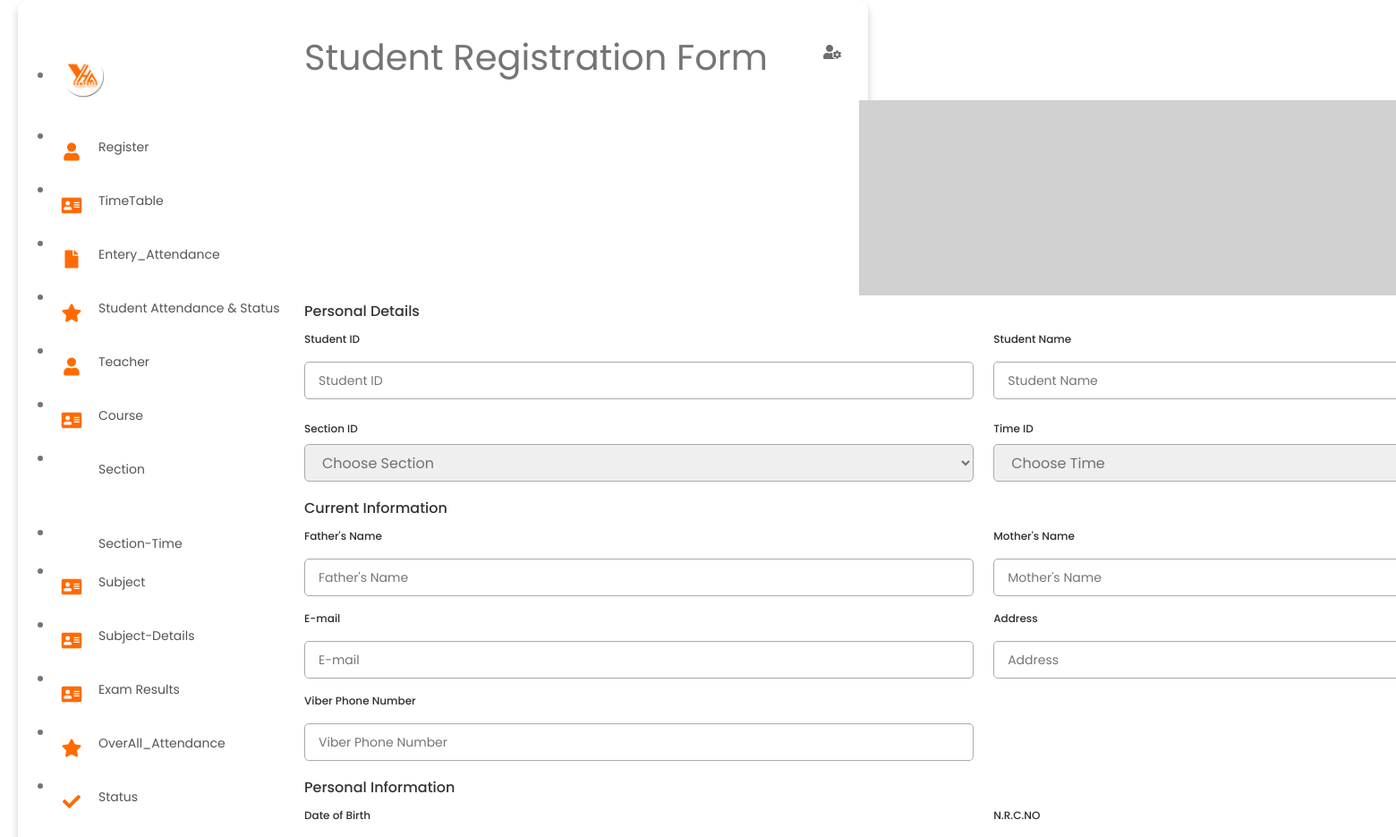
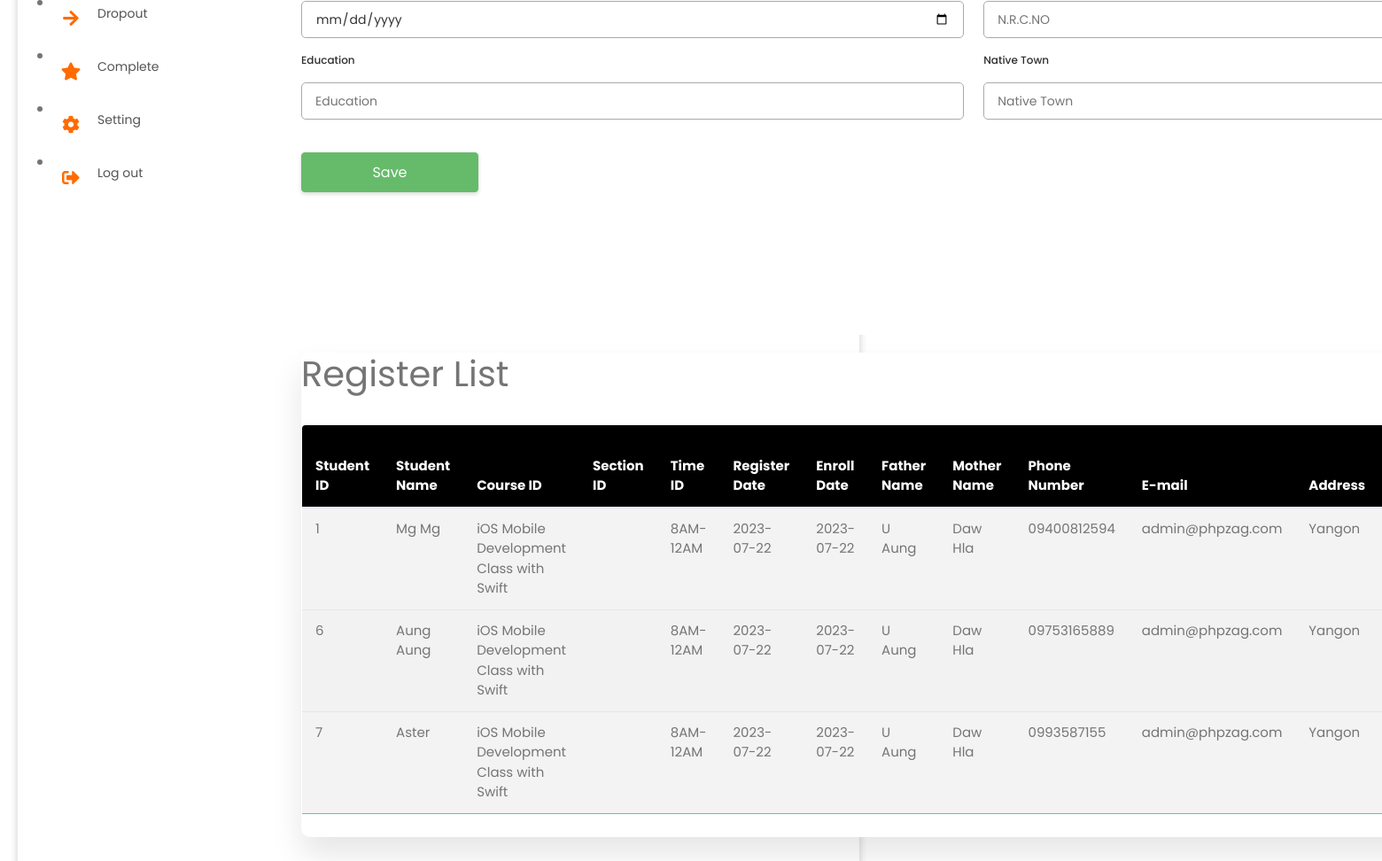
The app's page /re_form_new.php with its own data (2 pictures, top to bottom).
### tables this page shows
CREATE TABLE `register` (
  `stu_id` int(11) NOT NULL,
  `stu_name` varchar(100) NOT NULL,
  `course_id` int(11) NOT NULL,
  `section_id` int(11) NOT NULL,
  `time_id` int(11) NOT NULL,
  `register_date` date NOT NULL,
  `enroll_date` date NOT NULL,
  `father_name` varchar(100) NOT NULL,
  `mother_name` varchar(100) NOT NULL,
  `phno` varchar(50) NOT NULL,
  `e_mail` varchar(100) NOT NULL,
  `stu_address` varchar(150) NOT NULL,
  `fb_acc` varchar(100) NOT NULL,
  `vb_phno` varchar(50) NOT NULL,
  `date_birth` date NOT NULL,
  `nrc_no` varchar(100) NOT NULL,
  `gender` varchar(50) NOT NULL,
  `edu` varchar(150) NOT NULL,
  `native_town` varchar(100) NOT NULL,
  `rg_status` varchar(100) NOT NULL,
  `stu_img` varchar(100) NOT NULL
);

CREATE TABLE `course` (
  `courseid` int(11) NOT NULL,
  `coursename` varchar(100) NOT NULL
);

CREATE TABLE `sectiontime` (
  `timeid` int(11) NOT NULL,
  `timename` varchar(20) NOT NULL,
  `sectionid` int(11) NOT NULL
);

### reg_process.php (called while the page is built, shortened)
<?php
    $stuid="";
    $stuname="";
    $ft_name="";
    $mt_name="";
    $email="";
    $address="";
    $vb="";
    $bd="";
    $nrc="";
    $edu="";
    $natown="";
    $edit_state = false;
    ?>

### re_form_new.php (the view, shortened to what this page needs)
<?php
    include 'reg_process.php';
?>
<!DOCTYPE html>
<html lang="en">
<head>
  <link rel="stylesheet" href="css/re_form.css">
  <link rel="stylesheet" href="css/bootstrap.min.css">
  <link rel="stylesheet" href="css/01.css" />
  <link rel="stylesheet" href="https://cdnjs.cloudflare.com/ajax/libs/font-awesome/5.15.4/css/all.min.css"/>
</head>
<body>
  <div class="container">
    <?php include("nav.php");?>
    <section class="main">
    <div class="main-top">
        <h1>Student Registration Form</h1>
        <i class="fas fa-user-cog"></i>
      </div>
    <form action="" method="post">
            <div class="photo" style="margin-left:620px;">
                <div class="hero">
                </div>
            </div>
            <div class="form first">
                <div class="details personal">
                    <span class="title">Personal Details</span>
                    <div class="fields">
                        <div class="input-field">
                            <label>Student ID</label>
                            <input type="number" value="<?php echo $stuid;?>" placeholder="Student ID" name="stuid" >
                        </div>
                        <div class="input-field">
                            <label>Student Name</label>
                            <input type="text" name="stuname" value="<?php echo $stuname;?>" placeholder="Student Name" >
                        </div>
                        <div class="input-field">
                            <label>Section ID</label>
                            <select name="section" required>
                                <?php if($edit_state==false):?>
                                <option value="">Choose Section</option>
                                <?php else:?>
                                <option value="<?php echo $sectionid;?>"><?php echo $sectionid;?>&nbsp;<?php echo $section;?></option>
                                <?php endif;?>
                            </select>
                        </div>
                        <div class="input-field">
                            <label>Time ID</label>
                            <select name="time" required>
                                <?php if($edit_state==false):?>
                                <option value="">Choose Time</option>
                                <?php else:?>
                                <option value="<?php echo $timeid;?>"><?php echo $timeid;?>&nbsp;<?php echo $time;?></option>
                                <?php endif;?>
                            </select>
                        </div>
                    </div>
                </div>
                <div class="details ID">
                    <span class="title">Current Information</span>
                    <div class="fields">
                        <div class="input-field">
                            <label>Father's Name</label>
                            <input type="text" value="<?php echo $ft_name;?>" name="ft_name" placeholder="Father's Name" >
                        </div>
                        <div class="input-field">
                            <label>Mother's Name</label>
                            <input type="text" name="mt_name" value="<?php echo $mt_name;?>" placeholder="Mother's Name" >
                        </div>
                        <div class="input-field">
                            <label>E-mail</label>
                            <input type="email" name="email" value="<?php echo $email;?>" placeholder="E-mail" >
                        </div>
                        <div class="input-field">
                            <label>Address</label>
                            <input type="text" value="<?php echo $address;?>" name="address" placeholder="Address" >
                        </div>
                        <div class="input-field">
                            <label>Viber Phone Number</label>
                            <input type="text" name="vb" value="<?php echo $vb;?>" placeholder="Viber Phone Number" >
                        </div>
                    </div>
                </div>
                <div class="details ID">
                    <span class="title">Personal Information</span>
                    <div class="fields">
                        <div class="input-field">
                            <label>Date of Birth</label>
                            <input type="date" name="bd" value="<?php echo $bd;?>" placeholder="Date of Birth" >
                        </div>
                        <div class="input-field">
                            <label>N.R.C.NO</label>
                            <input type="text" name="nrc" value="<?php echo $nrc;?>" placeholder="N.R.C.NO">
                        </div>
                        <div class="input-field">
                            <label>Education</label>
                            <input type="text" name="edu" value="<?php echo $edu;?>" placeholder="Education" >
                        </div>
                        <div class="input-field">
                            <label>Native Town</label>
                            <input type="text" name="natown" value="<?php echo $natown;?>" placeholder="Native Town" >
                        </div>
                </div>
                <?php if($edit_state==false): ?>
                    <button class="btn btn-success" type="submit" name="save" >Save</button>
                <?php else: ?>
                    <button class="btn btn-success" type="submit" name="update" >Update</button>
                <?php endif ?>
            </div>
        </form>
    </div>
        <div class="row">
            <div class="col">
            <div class="register-list">
            <h1>Register List</h1>
            <div style="overflow-x:auto;">
            <table class="table">
                <thead>
                <tr>
                    <th>Student ID</th>
                    <th>Student Name</th>
                    <th>Course ID</th>
                    <th>Section ID</th>
                    <th>Time ID</th>
                    <th>Register Date</th>
                    <th>Enroll Date</th>
                    <th>Father Name</th>
                    <th>Mother Name</th>
                    <th>Phone Number</th>
                    <th>E-mail</th>
                    <th>Address</th>
                    <th>Facebook Account</th>
                </tr>
                </thead>
                <tbody>
                <?php
                    $con=mysqli_connect("localhost:3306","root","","yha") or die('Error! not');
                    $sql = "SELECT r.stu_id,r.stu_name,r.edu,r.native_town,r.rg_status,r.register_date,r.enroll_date,r.father_name,r.mother_name,r.phno,r.e_mail,r.stu_address,r.vb_phno,r.date_birth,r.nrc_no,r.stu_img,r.gender,r.fb_acc,r.father_name,c.coursename,r.course_id,s.sectionname,se.timename,se.timeid FROM register AS r LEFT JOIN course AS c ON r.course_id=c.courseid LEFT JOIN section AS s ON r.section_id=s.sectionid LEFT JOIN sectiontime AS se ON r.time_id=se.timeid;";
                    $res = mysqli_query($con,$sql);
                    while($row=mysqli_fetch_assoc($res)):
                    ?>
                        <tr>
                            <td><?php echo $row['stu_id']; ?></td>
                            <td><?php echo $row['stu_name']; ?></td>
                            <td><?php echo $row['coursename']; ?></td>
                            <td><?php echo $row['sectionname']; ?></td>
                            <td><?php echo $row['timename']; ?></td>
                            <td><?php echo $row['register_date']; ?></td>
                            <td><?php echo $row['enroll_date']; ?></td>
                            <td><?php echo $row['father_name']; ?></td>
                            <td><?php echo $row['mother_name']; ?></td>
                            <td><?php echo $row['phno']; ?></td>
                            <td><?php echo $row['e_mail']; ?></td>
                            <td><?php echo $row['stu_address']; ?></td>
                            <td><?php echo $row['fb_acc']; ?></td>
                    <?php endwhile; ?>
                </tbody>
            </table>
            </div>
        </div>
    </div>
  </div>
</body>
</html>

### css/re_form.css (style rules this page uses)
.container { position: relative; width: 100%; border-radius: 6px; padding: 30px; margin: 20px 5px; box-shadow: 0 5px 10px rgba(0,0,0,0.1); }
form { position: relative; margin-top: 16px; min-height: 800px; background-color: #fff; }
form .form { position: absolute; background-color: #fff; transition: 0.3s ease; }
form .title { display: block; margin-bottom: 8px; font-size: 16px; font-weight: 500; margin: 6px 0; color: #333; }
form .fields { display: flex; align-items: center; justify-content: space-between; flex-wrap: wrap; }
form .fields .input-field { display: flex; width: calc(100% / 3 - 15px); flex-direction: column; margin: 4px 0; }
.input-field label { font-size: 12px; font-weight: 500; color: #2e2e2e; }
.input-field input, select { outline: none; font-size: 14px; font-weight: 400; color: #333; border-radius: 5px; border: 1px solid #aaa; padding: 0 15px; height: 42px; margin: 8px 0; }
.input-field select, .input-field input[type="date"] { color: #707070; }
.input-field input[type="date"]:valid { color: #333; }
form button, .backBtn { display: flex; align-items: center; justify-content: center; height: 45px; max-width: 200px; width: 100%; border: none; outline: none; color: #fff; border-radius: 5px; margin: 25px 0; transition: all 0.3s linear; cursor: pointer; }
.register-list { width: 100%; background: #fff; border-radius: 10px; box-shadow: 0 20px 35px rgba(0, 0, 0, 0.1); }
.table { border-collapse: collapse; display: absolute; font-size: 15px; min-width: 100%; overflow: hidden; border-radius: 5px 5px 0 0; overflow-x: scroll; scroll-snap-type: x mandatory; }
table thead th { color: #fff; background: orangered; text-align: left; font-weight: bold; }
.table th, .table td { padding: 12px 15px; }
.table tbody tr { border-bottom: 1px solid #ddd; }
.table tbody tr:nth-of-type(odd) { background: #f3f3f3; }
.table tbody tr:last-of-type { border-bottom: 2px solid #4AD489; }

### css/01.css (style rules this page uses)
* { margin: 0; padding: 0; outline: none; border: none; text-decoration: none; box-sizing: border-box; font-family: "Poppins", sans-serif; }
.container { display: flex; }
.main-top { display: flex; width: 100%; }
.main-top i { position: absolute; right: 0; margin: 10px 30px; color: rgb(110, 109, 109); cursor: pointer; }
.table { border-collapse: collapse; display: absolute; margin: 25px 0; font-size: 15px; min-width: 100%; overflow: hidden; border-radius: 5px 5px 0 0; }
table thead th { color: #fff; background: black; text-align: left; font-weight: bold; }
.table th, .table td { padding: 12px 15px; }
.table tbody tr { border-bottom: 1px solid #ddd; }
.table tbody tr:nth-of-type(odd) { background: #f3f3f3; }
.table tbody tr:last-of-type { border-bottom: 2px solid #4AD489; }
.container { max-width: 950px; width: 100%; padding: 40px 50px 40px 40px; background: #fff; margin: 0 20px; border-radius: 12px; box-shadow: 0 5px 10px rgba(0, 0, 0, 0.2); }

### re_form_new.php (style rules this page uses)
table { border-collapse: collapse; border-spacing: 0; width: 100%; border: 1px solid #ddd; }
th, td { text-align: left; padding: 8px; }
tr:nth-child(even) { background-color: #f2f2f2 }
* { margin:0; padding:0; font-family:'Poppins',sans-serif; box-sizing:border-box; }
.hero { background:#d1d1d1; display:flex; align-items:center; justify-content:center; }
.container form { height:77vw; }

### records on screen
register: stu_id "1", stu_name "Mg Mg", course.coursename "iOS Mobile Development Class with Swift", sectiontime.timename "8AM-12AM", register_date "2023-07-22", enroll_date "2023-07-22", father_name "U Aung", mother_name "Daw Hla", phno "09400812594", e_mail "admin@phpzag.com", stu_address "Yangon"
register: stu_id "6", stu_name "Aung Aung", course.coursename "iOS Mobile Development Class with Swift", sectiontime.timename "8AM-12AM", register_date "2023-07-22", enroll_date "2023-07-22", father_name "U Aung", mother_name "Daw Hla", phno "09753165889", e_mail "admin@phpzag.com", stu_address "Yangon"
register: stu_id "7", stu_name "Aster", course.coursename "iOS Mobile Development Class with Swift", sectiontime.timename "8AM-12AM", register_date "2023-07-22", enroll_date "2023-07-22", father_name "U Aung", mother_name "Daw Hla", phno "0993587155", e_mail "admin@phpzag.com", stu_address "Yangon"
